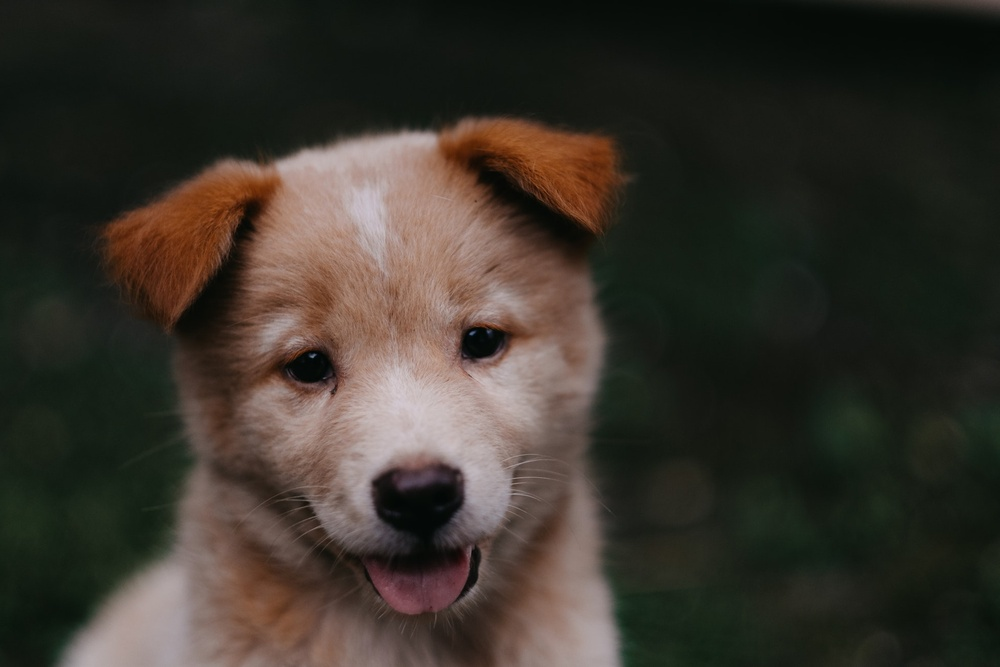
#> input picture 00_totally_new.jpg, 1000 x 667 px, shrunk from 1950 x 1300 before the run, given in place of the camera
$ jupyter execute --allow-errors 05_ObjTrack_OpticalFlow.ipynb
#> lines starting #> are read from the running program, lines starting #| are printed output that depends on the picture; after the words box and inside, x2 and y2 are one past the last pixel; in counts of white or black regions, pixels touching at a corner belong together
[cell 1]
import numpy as np
import cv2

[cell 2]
corner_track_params = dict(maxCorners=10,qualityLevel=0.3,minDistance=7,blockSize=7)

[cell 3]
corner_track_params

[cell 4]
lk_params = dict(winSize=(200,200),maxLevel=2,criteria=(cv2.TERM_CRITERIA_EPS | cv2.TERM_CRITERIA_COUNT,10,0.03))

[cell 5]
lk_params

[cell 6]
cap = cv2.VideoCapture(0)

ret, prev_frame = cap.read()
#> prev_frame is the input picture: shape (667, 1000, 3); mean B, G, R 43.8, 51.8, 57.3

prev_gray = cv2.cvtColor(prev_frame,cv2.COLOR_BGR2GRAY)
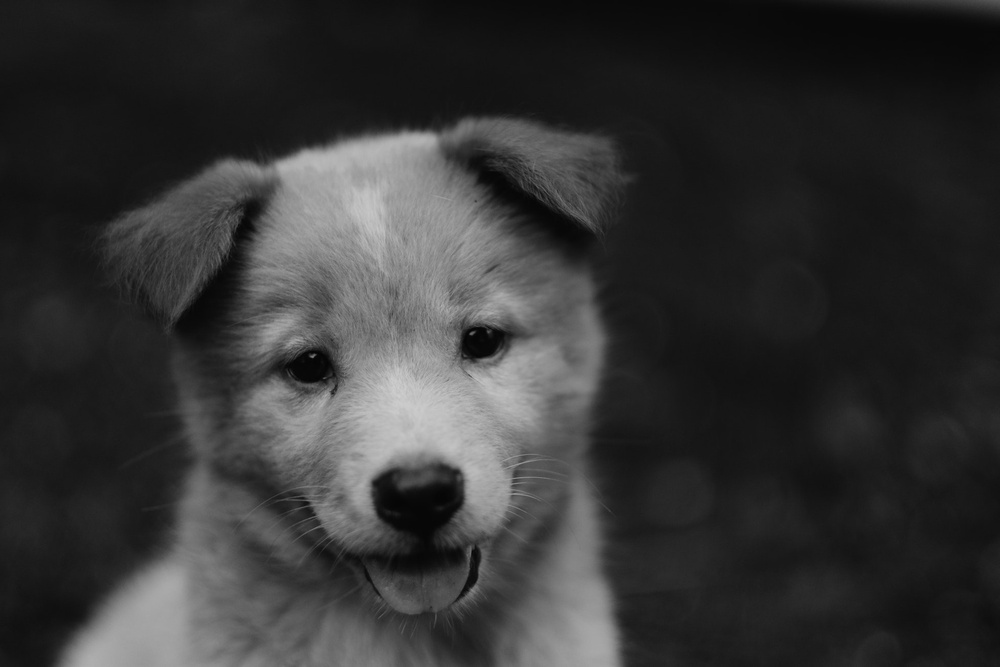
#> prev_gray: shape (667, 1000); min 1, max 208, mean 52.6

#PTS TO TRACK
prevPts = cv2.goodFeaturesToTrack(prev_gray,mask=None,**corner_track_params)
#> prevPts = [[312, 355], [472, 333], [332, 392], [313, 513], [511, 485], [463, 357], [514, 474], [489, 330], [309, 502], [320, 522]]

mask = np.zeros_like(prev_frame)

while True:
    ret, frame = cap.read()

    frame_gray = cv2.cvtColor(frame,cv2.COLOR_BGR2GRAY)

    nextPts, status, err = cv2.calcOpticalFlowPyrLK(prev_gray,frame_gray,prevPts,None,**lk_params)
#> nextPts has the same summary as prevPts; status = [1, 1, 1, 1, 1, 1, 1, 1, 1, 1]; err = [0, 0, 0, 0, 0, 0, 0, 0, 0, 0]

    good_new = nextPts[status==1]
#> good_new has the same summary as prevPts
    good_prev = prevPts[status==1]
#> good_prev has the same summary as prevPts

    for i, (new,prev) in enumerate(zip(good_new,good_prev)):

        x_new , y_new = new.ravel()
        x_prev, y_prev = prev.ravel()

        mask = cv2.line(mask,(x_new,y_new),(x_prev,y_prev),(0,255,0),3)

        frame = cv2.circle(frame,(x_new,y_new),8,(0,0,255),-1)
#> this loop made 10 passes
#> (x_new, y_new, x_prev, y_prev) on passes 1 to 10: (312, 355, 312, 355), (472, 333, 472, 333), (332, 392, 332, 392), (313, 513, 313, 513), (511, 485, 511, 485), (463, 357, 463, 357), (514, 474, 514, 474), (489, 330, 489, 330), (309, 502, 309, 502), (320, 522, 320, 522)
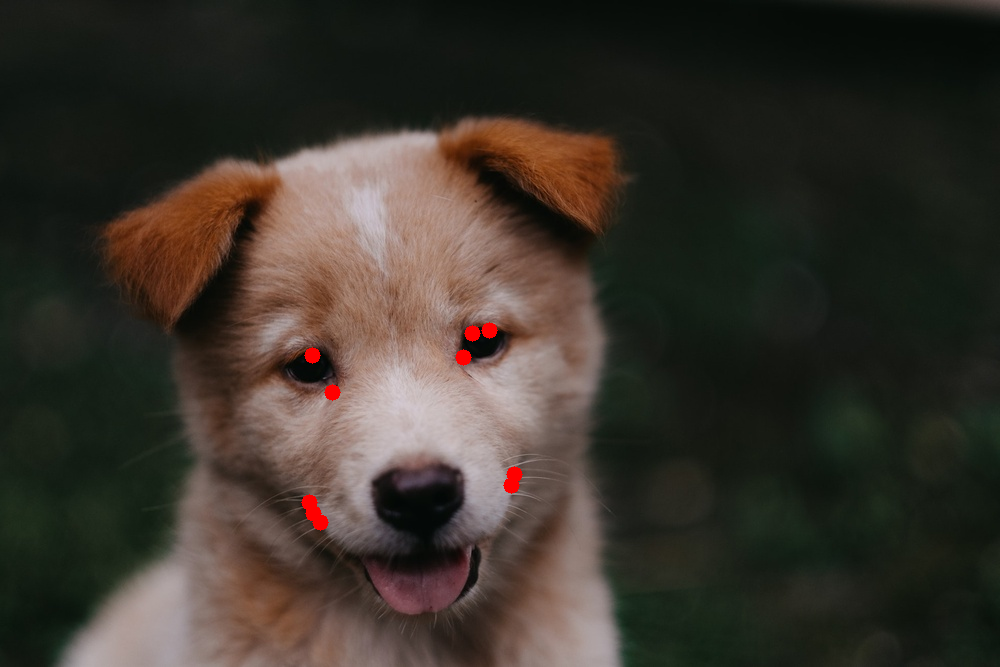
#> frame: shape (667, 1000, 3); mean B, G, R 43.6, 51.6, 57.8
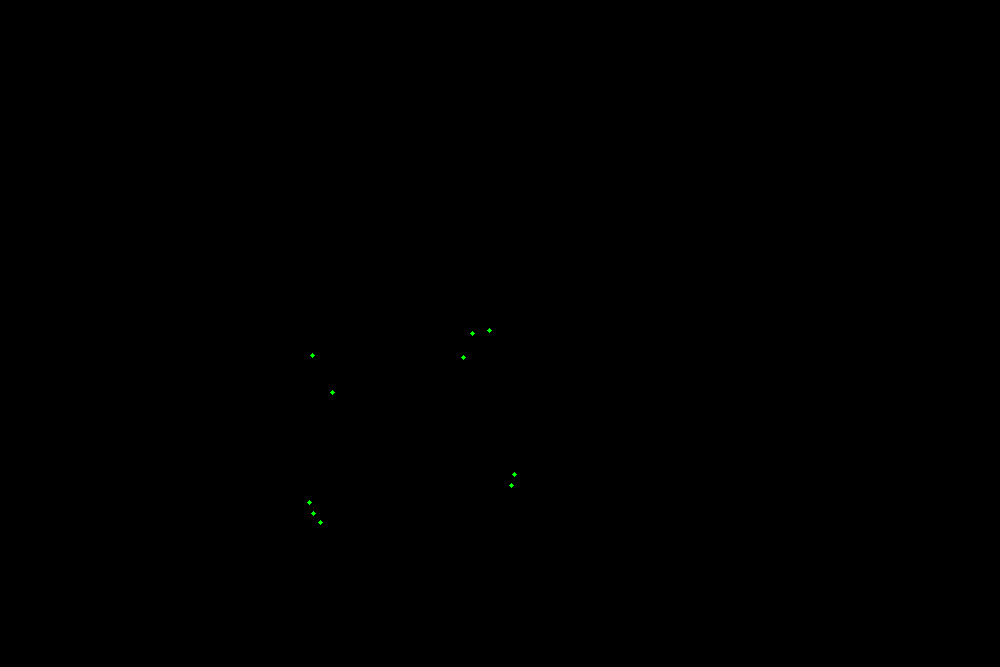
#> mask: shape (667, 1000, 3); mean of channels 0, 1, 2 0, 0, 0; drawn as B, G, R

    img = cv2.add(frame,mask)
    cv2.imshow('tracking',img)

    k = cv2.waitKey(30) & 0xFF
#> (key Esc is pressed here)
    if k == 27:
        break

    prev_gray = frame_gray.copy()
    prevPts = good_new.reshape(-1,1,2)

cv2.destroyAllWindows()
cap.release()

[cell 7]
import numpy as np
import cv2

[cell 8]
cap = cv2.VideoCapture(0)

ret, frame1 = cap.read()
prvsImg = cv2.cvtColor(frame1,cv2.COLOR_BGR2GRAY)

hsv_mask = np.zeros_like(frame1)
hsv_mask[:,:,1] = 255 #satuation


while True:
    ret, frame2 = cap.read()

    nextImg = cv2.cvtColor(frame2,cv2.COLOR_BGR2GRAY)

    flow = cv2.calcOpticalFlowFarneback(prvsImg,nextImg,None,0.5,3,15,3,5,1.2,0)

    mag , ang = cv2.cartToPolar(flow[:,:,0],flow[:,:,1],angleInDegrees=True)
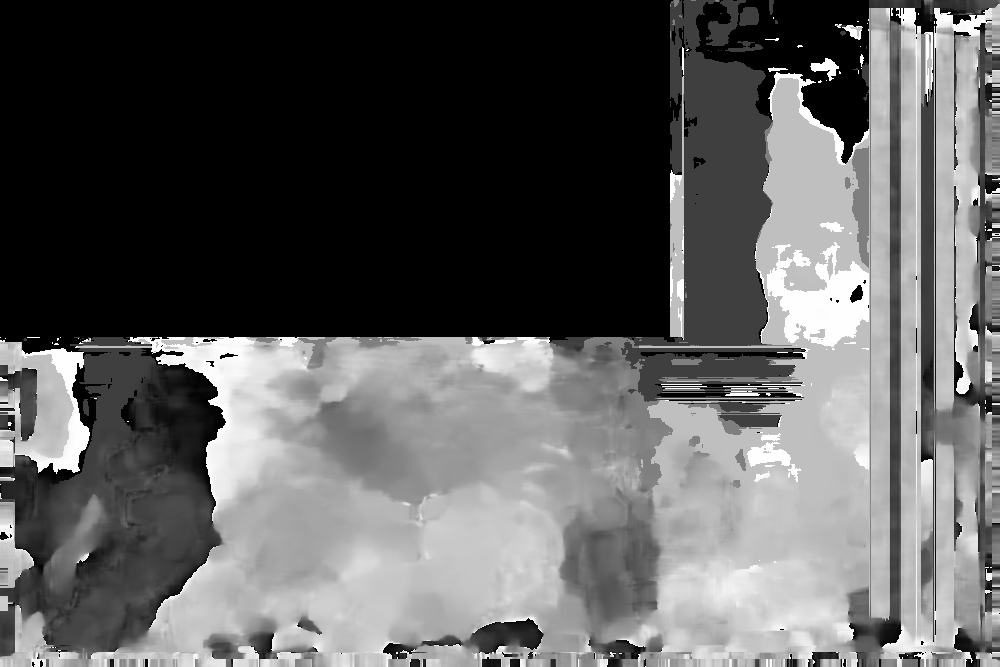
#> ang: shape (667, 1000) float32; min 0, max 360, mean 134; drawn with min black and max white

    hsv_mask[:,:,0] = ang/2  #hue
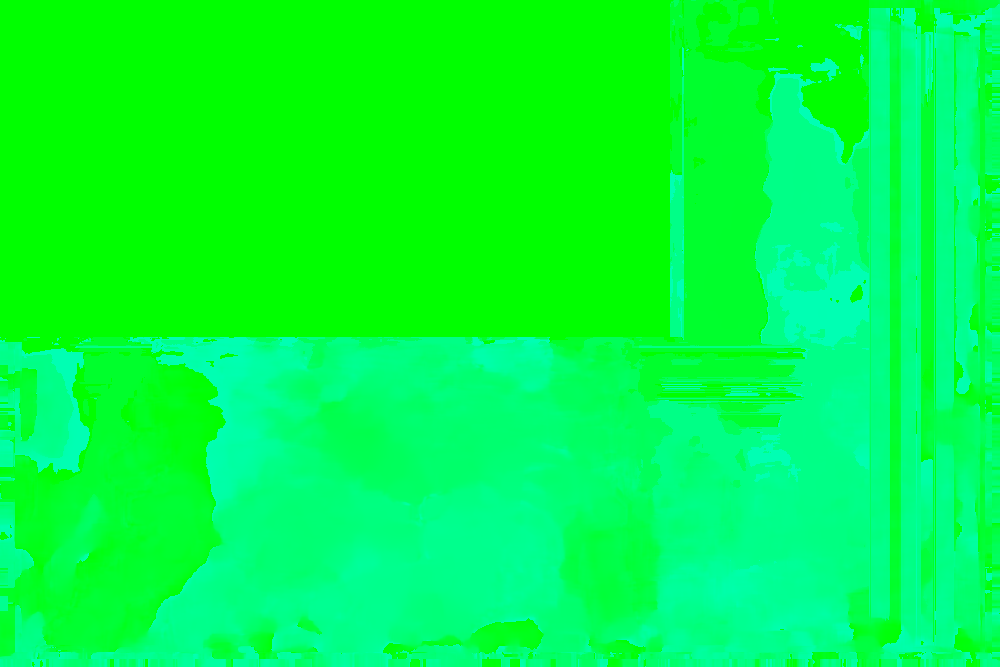
#> hsv_mask: shape (667, 1000, 3); mean of channels 0, 1, 2 66.7, 255, 0; drawn as B, G, R
    hsv_mask[:,:,2] = cv2.normalize(mag,None,0,255,cv2.NORM_MINMAX)  #value
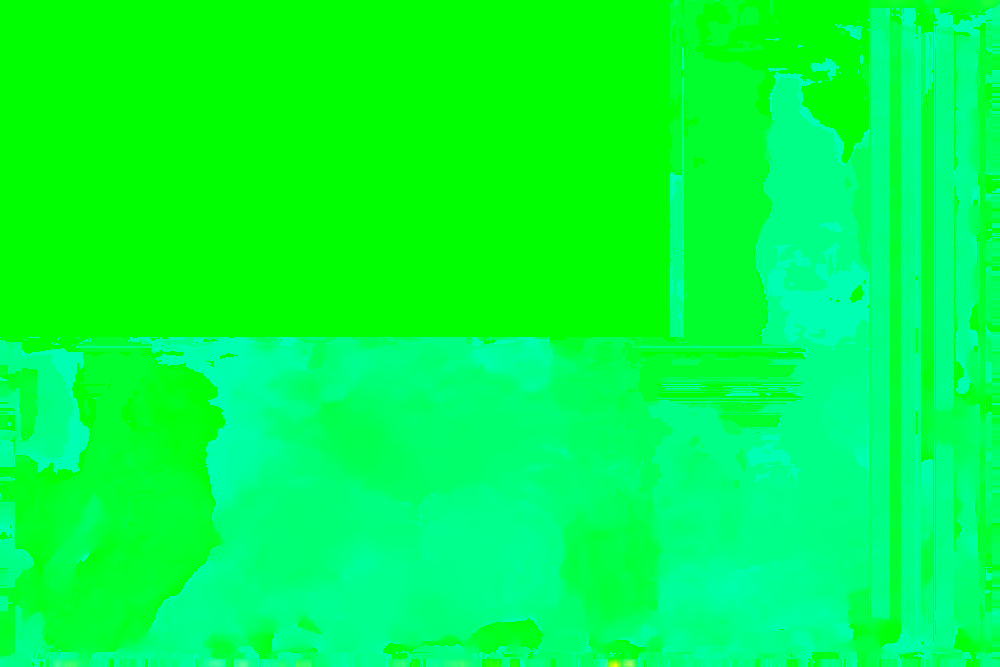
#> hsv_mask: shape (667, 1000, 3); 0.59% of pixels changed, all inside (x1, y1, x2, y2) = (47, 0, 1000, 667); drawn as B, G, R

    bgr = cv2.cvtColor(hsv_mask,cv2.COLOR_HSV2BGR)
    cv2.imshow('frame',bgr)

    k = cv2.waitKey(10) & 0xFF
#> (key Esc is pressed here)
    if k == 27:
        break

    prvsImg = nextImg

cv2.destroyAllWindows()
cap.release()

[cell 9]
import cv2
import numpy as np
import sys
# Load Haar cascade for face detection
face_cascade = cv2.CascadeClassifier('DATA/haarcascades/haarcascade_frontalface_default.xml')

# Parameters for ShiTomasi corner detection (within face region)
corner_track_params = dict(
    maxCorners=100,
    qualityLevel=0.3,
    minDistance=7,
    blockSize=7
)

# Parameters for Lucas-Kanade optical flow
lk_params = dict(
    winSize=(15, 15),
    maxLevel=2,
    criteria=(cv2.TERM_CRITERIA_EPS | cv2.TERM_CRITERIA_COUNT, 10, 0.03)
)

cap = cv2.VideoCapture(0)
ret, prev_frame = cap.read()
prev_gray = cv2.cvtColor(prev_frame, cv2.COLOR_BGR2GRAY)

# Detect face
faces = face_cascade.detectMultiScale(prev_gray)
#> faces = ()

#> (the rest of this cell did not finish here and is left out)
